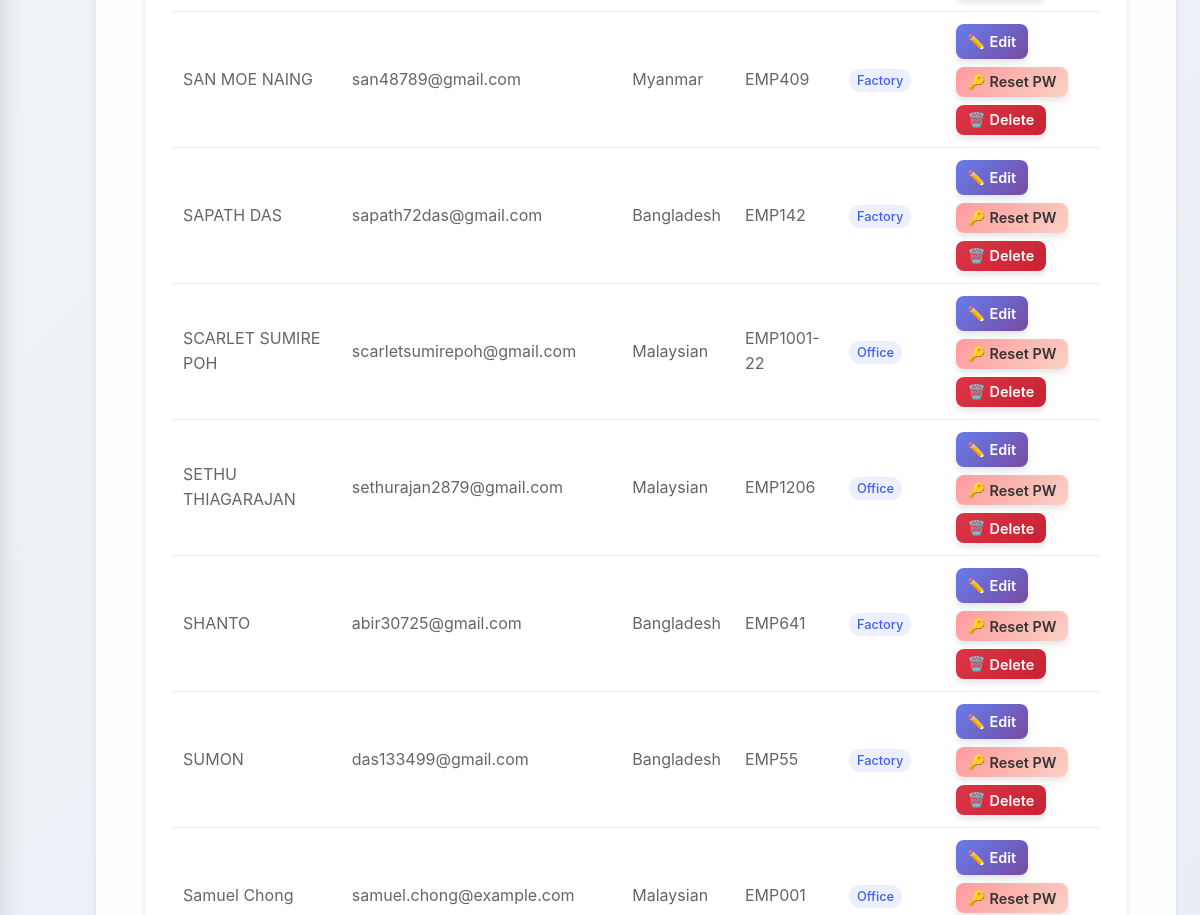
/manage_employees?page=2&search= (signed in, middle part), run on an earlier commit of the app's database.
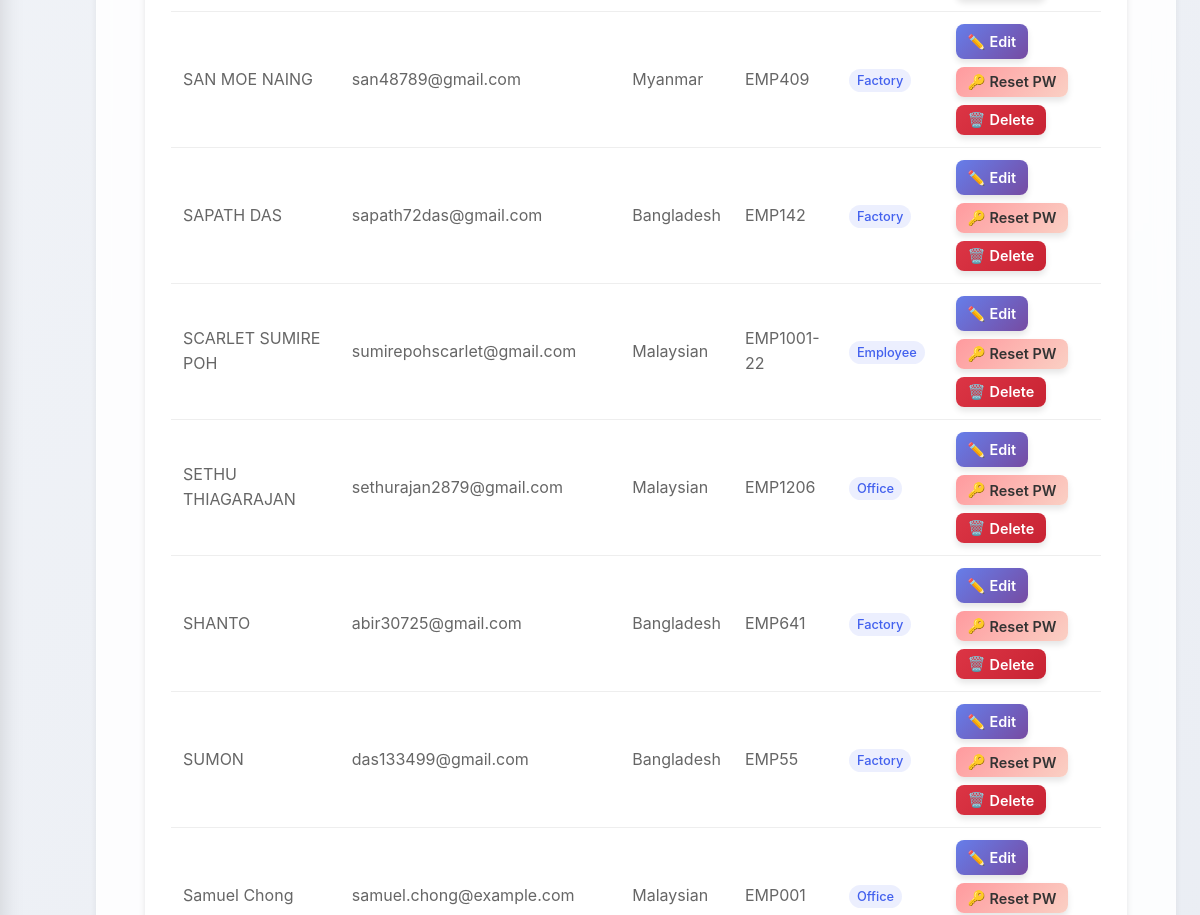
And on a later commit of the database.
### HerculesSystem.py (models this page shows, shortened)
class Employee(UserMixin, db.Model):
    __tablename__ = 'employee'  # Explicitly set to 'employees'
    id = db.Column(db.Integer, primary_key=True)
    username = db.Column(db.String(80), unique=True, nullable=False)
    password = db.Column(db.String(120), nullable=False)
    full_name = db.Column(db.String(120), nullable=False)
    email = db.Column(db.String(120), unique=True, nullable=False)
    nationality = db.Column(db.String(80), nullable=False)
    employee_id = db.Column(db.String(80), unique=True, nullable=False)
    hire_date = db.Column(db.Date)
    is_admin = db.Column(db.Boolean, default=False)
    user_type = db.Column(db.String(20), default='employee')
    last_clock_in = db.Column(db.DateTime)
    last_clock_out = db.Column(db.DateTime)
    last_lunch_start = db.Column(db.DateTime)
    last_lunch_end = db.Column(db.DateTime)
    date_joined = db.Column(db.Date, nullable=True)  # Date when employee joined the company
    basic_salary = db.Column(db.Numeric(10, 2), nullable=True)  # Basic salary
    leave_balances = db.relationship('LeaveBalance', back_populates='employee', lazy=True)

### HerculesSystem.py (the view, shortened to what this page needs)
@app.route('/manage_employees')
@login_required
def manage_employees():
    if current_user.user_type != 'admin':
        flash('You do not have permission to manage employees.', 'danger')
        return redirect(url_for('dashboard'))
    page = request.args.get('page', 1, type=int)
    per_page = 50  # Employees per page
    search_query = request.args.get('search', '')
    query = Employee.query
    employees = query.order_by(Employee.full_name.asc()).paginate(
        page=page, per_page=per_page, error_out=False
    )
    return render_template('manage_employees.html',
                         employees=employees,
                         search_query=search_query,
                         page=page,
                         per_page=per_page)

### HerculesSystem.py (called while the page is built)
@app.after_request
def add_security_headers(response):
    response.headers['Permissions-Policy'] = 'geolocation=()'
    return response

@login_manager.user_loader
def load_user(user_id):
    return db.session.get(Employee, int(user_id))

@app.context_processor
def inject_now():
    return {'now': datetime.utcnow()}

### templates/manage_employees.html (shortened to what this page needs)
{% extends "base.html" %}
{% block content %}
<div class="dashboard-container">
    <div class="glass">
        {% if employees.items %}
        <div style="overflow-x: auto;">
            <table>
                <tbody>
                    {% for employee in employees.items %}
                    <tr>
                        <td>{{ employee.full_name }}</td>
                        <td>{{ employee.email }}</td>
                        <td>{{ employee.nationality }}</td>
                        <td>{{ employee.employee_id }}</td>
                        <td>
                            <span class="user-type-badge">
                                {{ employee.user_type|title }}
                            </span>
                        </td>
                        <td>
                            <div style="display: flex; gap: 8px; flex-wrap: wrap;">
                                <a href="{{ url_for('edit_employee', employee_id=employee.id) }}"
                                   class="btn btn-sm btn-primary" style="display: inline-flex; align-items: center; gap: 4px; padding: 6px 12px;">
                                    <span>✏️</span>
                                    <span>Edit</span>
                                </a>
                                <form action="{{ url_for('reset_password', employee_id=employee.id) }}" method="POST" style="margin: 0;">
                                    <button type="submit"
                                            class="btn btn-sm btn-warning"
                                            style="display: inline-flex; align-items: center; gap: 4px; padding: 6px 12px;"
                                            onclick="return confirm('Are you sure you want to reset the password for {{ employee.full_name }}? An email will be sent with the new password.')">
                                        <span>🔑</span>
                                        <span>Reset PW</span>
                                    </button>
                                </form>
                                <form action="{{ url_for('delete_employee', employee_id=employee.id) }}" method="POST" style="margin: 0;">
                                    <button type="submit"
                                            class="btn btn-sm btn-danger"
                                            style="display: inline-flex; align-items: center; gap: 4px; padding: 6px 12px;"
                                            onclick="return confirm('⚠️ WARNING: Are you sure you want to delete {{ employee.full_name }}? This action cannot be undone and will permanently remove all employee data including leave records and time tracking.')">
                                        <span>🗑️</span>
                                        <span>Delete</span>
                                    </button>
                                </form>
                            </div>
                        </td>
                    </tr>
                    {% endfor %}
                </tbody>
            </table>
        </div>
        {% endif %}
    </div>
</div>
{% endblock %}

### templates/base.html (shortened to what this page needs)
<!DOCTYPE html>
<html lang="en">
<head>
</head>
<body>
    <div class="main-content" id="mainContent">
        <div class="content">
            {% block content %}{% endblock %}
        </div>
    </div>
</body>
</html>

### templates/base.html (style rules this page uses)
:root { --primary: #4361ee; --secondary: #3a0ca3; --accent: #7209b7; --success: #4cc9f0; --danger: #f72585; --warning: #fca311; --info: #4895ef; --light: #f8f9fa; --dark: #212529; --gray: #6c757d; --gradient-primary: linear-gradient(135deg, #4361ee, #3a0ca3); --sidebar-gradient: linear-gradient(135deg, #4361ee, #3a0ca3); --gradient-accent: linear-gradient(135deg, #7209b7, #f72585); --shadow-sm: 0 4px 6px rgba(0, 0, 0, 0.07); --shadow-md: 0 8px 15px rgba(0, 0, 0, 0.1); --shadow-lg: 0 15px 25px rgba(0, 0, 0, 0.15); --border-radius: 12px; --border-radius-lg: 16px; --border-radius-xl: 20px; --sidebar-radius: 20px; --dark-bg: #1a1f35; --dark-container: #252a40; }
* { margin: 0; padding: 0; box-sizing: border-box; font-family: 'Inter', 'Segoe UI', system-ui, -apple-system, sans-serif; }
body { display: flex; min-height: 100vh; background: linear-gradient(135deg, #f5f7fa 0%, #e4e8f0 100%); color: var(--dark); line-height: 1.6; transition: background 0.3s ease, color 0.3s ease; }
.glass { background: rgba(255, 255, 255, 0.85); backdrop-filter: blur(10px); border-radius: var(--border-radius); border: 1px solid rgba(255, 255, 255, 0.2); box-shadow: var(--shadow-sm); transition: background 0.3s ease, border 0.3s ease; }
.main-content { flex: 1; padding: 24px; margin-left: 0; transition: margin-left 0.3s cubic-bezier(0.4, 0, 0.2, 1); padding-left: 96px; }
.content { background: rgba(255, 255, 255, 0.85); backdrop-filter: blur(10px); padding: 28px; border-radius: var(--border-radius-lg); box-shadow: var(--shadow-sm); border: 1px solid rgba(255, 255, 255, 0.2); transition: background 0.3s ease, border 0.3s ease; }
.btn-primary { background: var(--gradient-primary); color: white; }
table { color: var(--dark); }
.content { animation: fadeIn 0.4s ease-out; }

### templates/manage_employees.html (style rules this page uses)
.dashboard-container { width: 100%; padding: 20px; }
.glass { background: rgba(255, 255, 255, 0.8); backdrop-filter: blur(10px); box-shadow: 0 4px 6px rgba(0, 0, 0, 0.1); width: 100%; padding: 25px; border-radius: 12px; margin-bottom: 25px; }
.btn-primary { background: linear-gradient(135deg, #667eea 0%, #764ba2 100%); }
.btn-warning { background: linear-gradient(135deg, #ff9a9e 0%, #fad0c4 100%); color: #333 !important; }
.btn-danger { background: linear-gradient(135deg, #dc3545 0%, #c82333 100%); }
table { width: 100%; border-collapse: collapse; margin-top: 20px; }
.user-type-badge { padding: 4px 8px; border-radius: 12px; font-size: 0.8rem; font-weight: 500; background: rgba(67, 97, 238, 0.1); color: #4361ee; }

What changed in the data, as far as the page shows it:
changed Employee "SCARLET SUMIRE POH": email "scarletsumirepoh@gmail.com" → "sumirepohscarlet@gmail.com"; user_type "Office" → "Employee"
